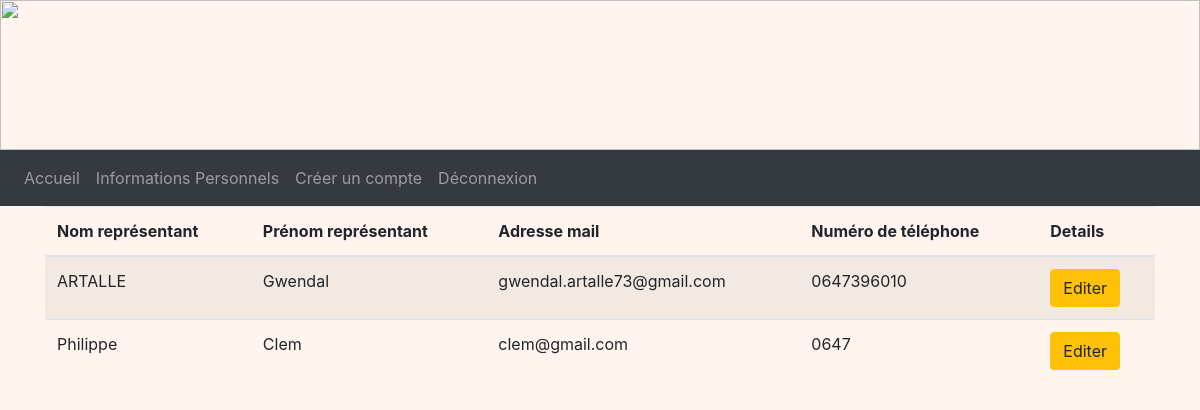
/infosFamilles, run on an earlier commit of the app's database.
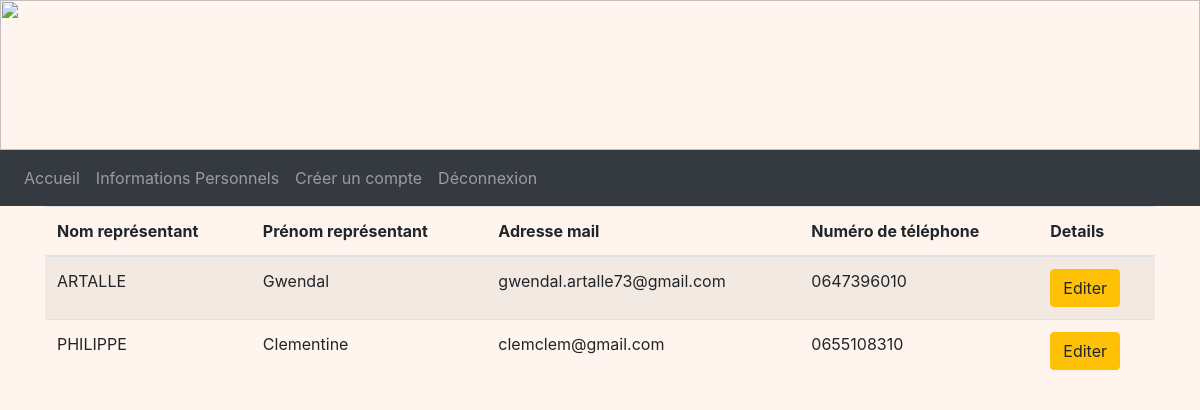
And on a later commit of the database.
### tables this page shows
CREATE TABLE Representant (
  code_representant integer primary key autoincrement,
  nom_representant TEXT NOT NULL,
  prenom_representant TEXT NOT NULL,
  telephone TEXT,
  email TEXT,
  identifiant TEXT NOT NULL,
  FOREIGN KEY (identifiant) REFERENCES Compte(identifiant)
);

### cantine.py (the view)
@app.route('/infosFamilles')
def infosFamille():
    db = get_db()
    cur = db.cursor()
    representants = cur.execute("SELECT * FROM representant").fetchall()
    return render_template('infosFamilles.html', representants=representants)

### cantine.py (called while the page is built)
def get_db():
    if 'db' not in g:
        g.db = sqlite3.connect(DATABASE)
    return g.db

@app.teardown_appcontext
def close_connection(exception):
    db = g.pop('db', None)
    if db is not None:
        db.close()

### templates/infosFamilles.html (shortened to what this page needs)
<!DOCTYPE html>
<html>
<head>
    <link rel="stylesheet" href="https://cdn.jsdelivr.net/npm/bootstrap@4.3.1/dist/css/bootstrap.min.css"
>
    <link rel="stylesheet" href="/static/css/main.css">
</head>
<body>
    <img style="width: 100%; height: 150px;"
        src="https://www.logarric.com/wp-content/uploads/2014/06/calendreta-lo-garric3.png" alt="">
    <nav class="navbar navbar-expand-lg navbar-dark bg-dark">
        <div class="collapse navbar-collapse" id="navbarNavDropdown">
            <ul class="navbar-nav">
                <li class="nav-item float-right">
                    <a class="nav-link" btn-outline-success href="/accueilAdmin">Accueil</a>
                </li>
                <li class="nav-item float-right">
                    <a class="nav-link" btn-outline-success href="/infospersonnel">Informations Personnels</a>
                </li>
                <li class="nav-item float-right">
                    <a class="nav-link" btn-outline-success href="/comptes">Créer un compte</a>
                </li>
                <li class="nav-item float-right">
                    <a class="nav-link" btn-outline-success href="/deconnexion">Déconnexion</a>
                </li>
            </ul>
        </div>
    </nav>
    <div class="container">
        <table class="table table-striped">
            <thead>
                <tr>
                    <th scope="col">Nom représentant</th>
                    <th scope="col">Prénom représentant</th>
                    <th scope="col">Adresse mail</th>
                    <th scope="col">Numéro de téléphone</th>
                    <th scope="col">Details</th>
                </tr>
            </thead>
            <tbody>
                {% for representant in representants %}
                <tr>
                    <td>{{ representant[1] }}</td>
                    <td>{{ representant[2] }}</td>
                    <td>{{ representant[4] }}</td>
                    <td>{{ representant[3] }}</td>
                    <td>
                        <a href="/detailsFamille/{{ representant[0] }}" class="btn btn-warning">Editer</a>
                    </td>
                </tr>
                {% endfor %}
            </tbody>
        </table>
    </div>
</body>
</html>

### static/css/main.css (style rules this page uses)
body { background-repeat: no-repeat; background-color:rgb(265,245,238); height: 110px; margin: 0px; }

What changed in the data, as far as the page shows it:
changed Representant: nom_representant "Philippe" → "PHILIPPE"; prenom_representant "Clem" → "Clementine"; email "clem@gmail.com" → "clemclem@gmail.com"; telephone "0647" → "0655108310"
